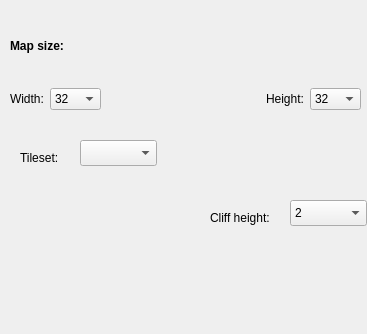
<?xml version="1.0" encoding="UTF-8"?>
<ui version="4.0">
 <class>NewMapDialog</class>
 <widget class="KDialog" name="NewMapDialog">
  <property name="geometry">
   <rect>
    <x>0</x>
    <y>0</y>
    <width>367</width>
    <height>334</height>
   </rect>
  </property>
  <property name="windowTitle">
   <string>Form</string>
  </property>
  <property name="locale">
   <locale language="C" country="AnyCountry"/>
  </property>
  <property name="modal">
   <bool>true</bool>
  </property>
  <widget class="QWidget" name="verticalLayoutWidget">
   <property name="geometry">
    <rect>
     <x>10</x>
     <y>9</y>
     <width>351</width>
     <height>101</height>
    </rect>
   </property>
   <layout class="QVBoxLayout" name="verticalLayout">
    <item>
     <layout class="QHBoxLayout" name="horizontalLayout_2">
      <item>
       <widget class="QLabel" name="label_3">
        <property name="font">
         <font>
          <weight>75</weight>
          <bold>true</bold>
         </font>
        </property>
        <property name="text">
         <string>Map size:</string>
        </property>
       </widget>
      </item>
      <item>
       <spacer name="horizontalSpacer_2">
        <property name="orientation">
         <enum>Qt::Horizontal</enum>
        </property>
        <property name="sizeHint" stdset="0">
         <size>
          <width>40</width>
          <height>20</height>
         </size>
        </property>
       </spacer>
      </item>
     </layout>
    </item>
    <item>
     <layout class="QHBoxLayout" name="horizontalLayout">
      <item>
       <widget class="QLabel" name="label">
        <property name="text">
         <string>Width:</string>
        </property>
       </widget>
      </item>
      <item>
       <widget class="KComboBox" name="kcombobox">
        <item>
         <property name="text">
          <string>32</string>
         </property>
        </item>
        <item>
         <property name="text">
          <string>64</string>
         </property>
        </item>
        <item>
         <property name="text">
          <string>96</string>
         </property>
        </item>
        <item>
         <property name="text">
          <string>128</string>
         </property>
        </item>
        <item>
         <property name="text">
          <string>160</string>
         </property>
        </item>
        <item>
         <property name="text">
          <string>192</string>
         </property>
        </item>
        <item>
         <property name="text">
          <string>224</string>
         </property>
        </item>
        <item>
         <property name="text">
          <string>256</string>
         </property>
        </item>
        <item>
         <property name="text">
          <string>288</string>
         </property>
        </item>
        <item>
         <property name="text">
          <string>320</string>
         </property>
        </item>
        <item>
         <property name="text">
          <string>352</string>
         </property>
        </item>
        <item>
         <property name="text">
          <string>384</string>
         </property>
        </item>
        <item>
         <property name="text">
          <string>416</string>
         </property>
        </item>
        <item>
         <property name="text">
          <string>448</string>
         </property>
        </item>
        <item>
         <property name="text">
          <string>480</string>
         </property>
        </item>
       </widget>
      </item>
      <item>
       <spacer name="horizontalSpacer">
        <property name="orientation">
         <enum>Qt::Horizontal</enum>
        </property>
        <property name="sizeType">
         <enum>QSizePolicy::MinimumExpanding</enum>
        </property>
        <property name="sizeHint" stdset="0">
         <size>
          <width>60</width>
          <height>20</height>
         </size>
        </property>
       </spacer>
      </item>
      <item>
       <widget class="QLabel" name="label_2">
        <property name="text">
         <string>Height:</string>
        </property>
       </widget>
      </item>
      <item>
       <widget class="KComboBox" name="kcombobox_2">
        <item>
         <property name="text">
          <string>32</string>
         </property>
        </item>
        <item>
         <property name="text">
          <string>64</string>
         </property>
        </item>
        <item>
         <property name="text">
          <string>96</string>
         </property>
        </item>
        <item>
         <property name="text">
          <string>128</string>
         </property>
        </item>
        <item>
         <property name="text">
          <string>160</string>
         </property>
        </item>
        <item>
         <property name="text">
          <string>192</string>
         </property>
        </item>
        <item>
         <property name="text">
          <string>224</string>
         </property>
        </item>
        <item>
         <property name="text">
          <string>256</string>
         </property>
        </item>
        <item>
         <property name="text">
          <string>288</string>
         </property>
        </item>
        <item>
         <property name="text">
          <string>320</string>
         </property>
        </item>
        <item>
         <property name="text">
          <string>352</string>
         </property>
        </item>
        <item>
         <property name="text">
          <string>384</string>
         </property>
        </item>
        <item>
         <property name="text">
          <string>416</string>
         </property>
        </item>
        <item>
         <property name="text">
          <string>448</string>
         </property>
        </item>
        <item>
         <property name="text">
          <string>480</string>
         </property>
        </item>
       </widget>
      </item>
     </layout>
    </item>
   </layout>
  </widget>
  <widget class="KComboBox" name="m_tilesetComboBox">
   <property name="geometry">
    <rect>
     <x>80</x>
     <y>140</y>
     <width>77</width>
     <height>26</height>
    </rect>
   </property>
  </widget>
  <widget class="KComboBox" name="kcombobox_3">
   <property name="geometry">
    <rect>
     <x>290</x>
     <y>200</y>
     <width>77</width>
     <height>26</height>
    </rect>
   </property>
   <item>
    <property name="text">
     <string>2</string>
    </property>
   </item>
   <item>
    <property name="text">
     <string>4</string>
    </property>
   </item>
   <item>
    <property name="text">
     <string>6</string>
    </property>
   </item>
  </widget>
  <widget class="QLabel" name="label_4">
   <property name="geometry">
    <rect>
     <x>20</x>
     <y>150</y>
     <width>55</width>
     <height>16</height>
    </rect>
   </property>
   <property name="text">
    <string>Tileset:</string>
   </property>
  </widget>
  <widget class="QLabel" name="label_5">
   <property name="geometry">
    <rect>
     <x>210</x>
     <y>210</y>
     <width>71</width>
     <height>16</height>
    </rect>
   </property>
   <property name="text">
    <string>Cliff height:</string>
   </property>
  </widget>
 </widget>
 <customwidgets>
  <customwidget>
   <class>KDialog</class>
   <extends>QDialog</extends>
   <header>kdialog.h</header>
   <container>1</container>
  </customwidget>
  <customwidget>
   <class>KComboBox</class>
   <extends>QComboBox</extends>
   <header>kcombobox.h</header>
  </customwidget>
 </customwidgets>
 <resources/>
 <connections/>
</ui>
